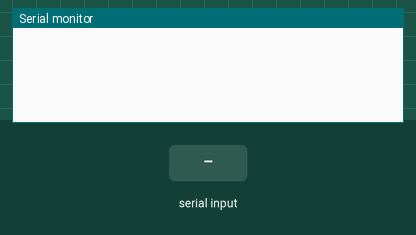
Simulated run of this sketch. Board: Arduino Mega 2560, built with avr-gcc and run on an emulated ATmega2560. On the bench: the last lines printed to the serial monitor. The inputs (shaded band) are chosen by the test bench.

Above: at 1.2 s.
1.3 s: "finish,1\n" received over Serial
At 2.5 s:
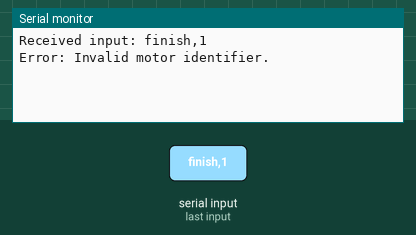
2.8 s: "STOP,1\n" received over Serial
At 3.8 s:
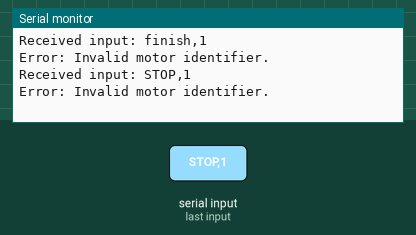
4.3 s: "REV,1\n" received over Serial
At 5.0 s:
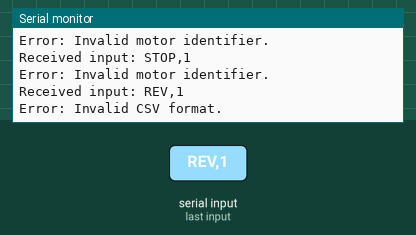
5.8 s: "FWD,1\n" received over Serial
At 7.0 s:
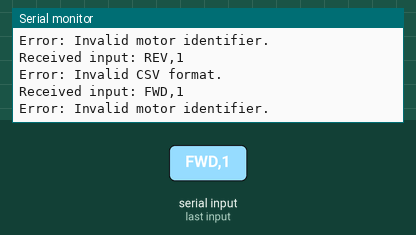
7.3 s: "finish\n" received over Serial
At 8.5 s:
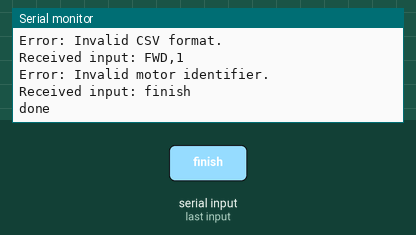
8.8 s: "STOP\n" received over Serial
At 9.6 s:
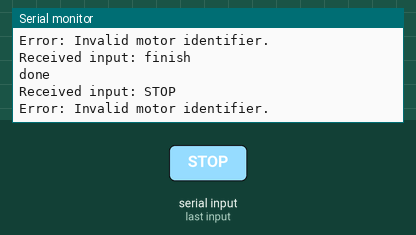

Measured:
- after the input at 1.3 s, the serial monitor: prints a new line at once (image 1)
- after the input at 2.8 s, the serial monitor: prints a new line at once (image 2)
- after the input at 4.3 s, the serial monitor: prints a new line at once (image 3)
- after the input at 5.8 s, the serial monitor: prints a new line at once (image 4)
- after the input at 7.3 s, the serial monitor: prints a new line at once (image 5)
- after the input at 8.8 s, the serial monitor: prints a new line at once (image 6)

The sketch:

step_optimized.ino
```cpp
#include <Stepper.h>

const int stepsPerRevolution = 2048; // 모든 모터에 대해 동일한 스텝 수 사용
const int motorCount = 10;

// 예시 핀 배정 (각 모터 4핀씩)
// 실제 사용 환경에 맞게 수정하세요.
int motorPins[motorCount][4] = {
  {A0, A2, A1, A3},       // L1
  {A4, A6, A5, A7},       // L2
  {A8, A10, A9, A11},      // L3
  {A12, A14, A13, A15},    // L4
  {23, 27, 25, 29},        // L5
  {4, 6, 5, 7},           // R1
  {8, 10, 9, 11},         // R2
  {14, 16, 15, 17},       // R3
  {18, 20, 19, 21},       // R4
  {22, 26, 24, 28}        // R5
};

Stepper* motors[motorCount];
long currentPositions[motorCount] = {0,0,0,0,0,0,0,0,0,0};

// 구조체를 이용하여 각 모터에 대한 명령(CSV 데이터)을 저장
struct MotorCommand {
  bool valid;
  String command;   // "REV", "FWD", "STOP"
  float errorAngle; // 에러 각도 (°)
};
MotorCommand commands[motorCount];  // 인덱스 0~4: L1~L5, 5~9: R1~R5

void setup() {
  Serial.begin(115200);
  while (!Serial) { } // 시리얼 모니터가 연결될 때까지 대기

  // 각 모터 객체 생성 및 초기 설정 (예: 속도 14 RPM)
  for (int i = 0; i < motorCount; i++) {
    motors[i] = new Stepper(stepsPerRevolution,
                            motorPins[i][0],
                            motorPins[i][1],
                            motorPins[i][2],
                            motorPins[i][3]);
    motors[i]->setSpeed(14);
  }
}

void loop() {
  // 시리얼 데이터를 모두 읽어들임
  while (Serial.available() > 0) {
    String input = Serial.readStringUntil('\n');
    input.trim();
    Serial.print("Received input: ");
    Serial.println(input);

    // "finish" 명령 처리: 모든 모터를 초기 위치로 복귀
    if (input.equalsIgnoreCase("finish")) {
      for (int i = 0; i < motorCount; i++) {
        motors[i]->step(currentPositions[i]); // 누적 스텝만큼 반대방향 회전
        currentPositions[i] = 0;
      }
      Serial.println("done");
      // 명령 배열 초기화
      for (int i = 0; i < motorCount; i++) {
        commands[i].valid = false;
      }
      continue;
    }

    // CSV 형식: 예 "L3,REV,45.00" 또는 "R5,FWD,10.50"
    // 첫 글자가 모터 식별자 ('L' 또는 'R')이고, 그 다음 숫자가 1~5여야 함.
    char motorChar = input.charAt(0);
    int motorNum = input.charAt(1) - '0'; // 1~5
    int motorIndex = -1;
    if (motorChar == 'L') {
      motorIndex = motorNum - 1;  // L1 -> 0, L2 -> 1, ... L5 -> 4
    } else if (motorChar == 'R') {
      motorIndex = 5 + (motorNum - 1);  // R1 -> 5, R2 -> 6, ... R5 -> 9
    } else {
      Serial.println("Error: Invalid motor identifier.");
      continue;
    }

    // CSV 구분자 처리
    int firstComma = input.indexOf(',');
    int secondComma = input.indexOf(',', firstComma + 1);
    if (firstComma < 0 || secondComma < 0) {
      Serial.println("Error: Invalid CSV format.");
      continue;
    }
    String cmd = input.substring(firstComma + 1, secondComma);
    String errorStr = input.substring(secondComma + 1);
    float errorAngle = errorStr.toFloat();

    // 해당 모터의 명령을 저장
    commands[motorIndex].valid = true;
    commands[motorIndex].command = cmd;
    commands[motorIndex].errorAngle = errorAngle;
  } // end while Serial.available()

  // 모든 10개 모터의 명령이 수신되었는지 확인
  bool allReceived = true;
  for (int i = 0; i < motorCount; i++) {
    if (!commands[i].valid) {
      allReceived = false;
      break;
    }
  }

  // 모든 명령이 수신되면, 각 모터에 대해 동시에 동작 실행
  if (allReceived) {
    // 각 모터의 이동해야 할 스텝 수(양의 정수)를 계산합니다.
    // REV: motors[i]->step(1) 호출, 이동 후 currentPositions[i] -= 1;
    // FWD: motors[i]->step(-1) 호출, 이동 후 currentPositions[i] += 1;
    long remainingSteps[motorCount];
    for (int i = 0; i < motorCount; i++) {
      String cmd = commands[i].command;
      float errorAngle = commands[i].errorAngle;
      // 360°가 stepsPerRevolution 스텝에 해당하므로 회전할 스텝 수 계산
      long steps = (long)((errorAngle / 360.0) * stepsPerRevolution);
      if (cmd.equalsIgnoreCase("STOP")) {
        remainingSteps[i] = 0;
      } else {
        remainingSteps[i] = steps; // REV, FWD 모두 동일한 스텝 수(양의 값)
      }
    }

    // 남은 스텝 수가 0이 될 때까지 모든 모터를 1스텝씩 번갈아 가며 실행합니다.
    bool motorsActive = true;
    while (motorsActive) {
      motorsActive = false;
      for (int i = 0; i < motorCount; i++) {
        if (remainingSteps[i] > 0) {
          if (commands[i].command.equalsIgnoreCase("REV")) {
            motors[i]->step(1);
            currentPositions[i] -= 1;
          } else if (commands[i].command.equalsIgnoreCase("FWD")) {
            motors[i]->step(-1);
            currentPositions[i] += 1;
          }
          remainingSteps[i]--;
          if (remainingSteps[i] > 0) {
            motorsActive = true;
          }
        }
      }
      delay(10); // 각 스텝 사이의 지연 시간 (속도 조절 필요시 수정)
    }
    // 모든 모터의 동작이 완료되면 done 신호 전송
    Serial.println("done");
    // 명령 배열 초기화
    for (int i = 0; i < motorCount; i++) {
      commands[i].valid = false;
    }
  }
}
```
